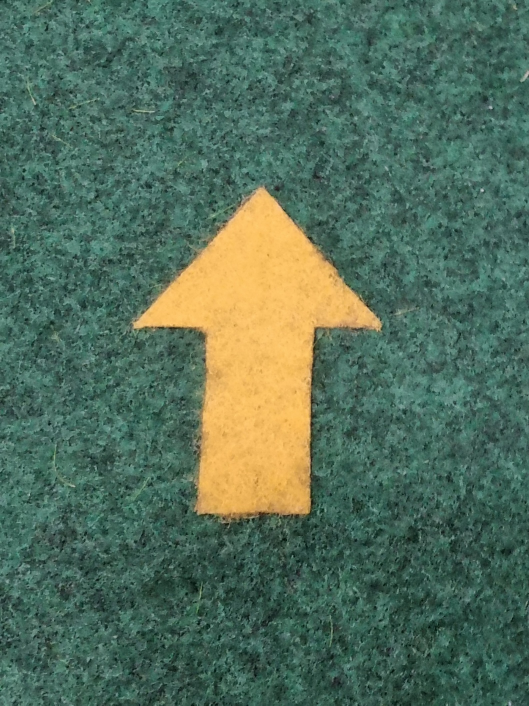
#> input picture Sensor/yolo_model/imgs/arrow_model.jpeg, 1058 x 1411 px, given in place of the camera (shown at 1/2 size)
$ python outline-contour.py
#> lines starting #> are read from the running program, lines starting #| are printed output that depends on the picture; after the words box and inside, x2 and y2 are one past the last pixel; in counts of white or black regions, pixels touching at a corner belong together
# -*- coding: utf-8 -*-

import cv2
import numpy as np
# import matplotlib.pyplot as plt

def detect_corners(image):
    gray = cv2.cvtColor(image, cv2.COLOR_BGR2GRAY)
    gray = np.float32(gray)
    dst = cv2.cornerHarris(gray, 2, 3, 0.04)
    dst = cv2.dilate(dst, None, iterations=6)
    image[dst > 0.01 * dst.max()] = [0, 0, 255]
    return image

def detect_yellow_corners(image, hsv):
    # 노란색 마스크 생성
    yellow_mask = cv2.inRange(hsv, np.array([20, 50, 100]), np.array([35, 240, 255]))
    # 노란색 부분만 추출
    yellow_part = cv2.bitwise_and(image, image, mask=yellow_mask)
    # 노란색 부분에서 코너 감지
    yellow_corners = detect_corners(yellow_part)
    # 원래의 이미지에 감지된 코너를 표시
    image[yellow_corners[:, :, 2] == 255] = [0, 255, 0]  #표시

    return image


cap = cv2.VideoCapture(0)

scale_percent = 65

while cap.isOpened():
    ret, frame = cap.read()
#> frame is the input picture: shape (1411, 1058, 3); mean B, G, R 91, 110.1, 83.5

    if not ret:
        break

    width = int(frame.shape[1] * scale_percent / 100)
#> width = 687
    height = int(frame.shape[0] * scale_percent / 100)
#> height = 917
    dim = (width, height)
#> dim = (687, 917)
    resized_frame = cv2.resize(frame, dim, interpolation=cv2.INTER_AREA)
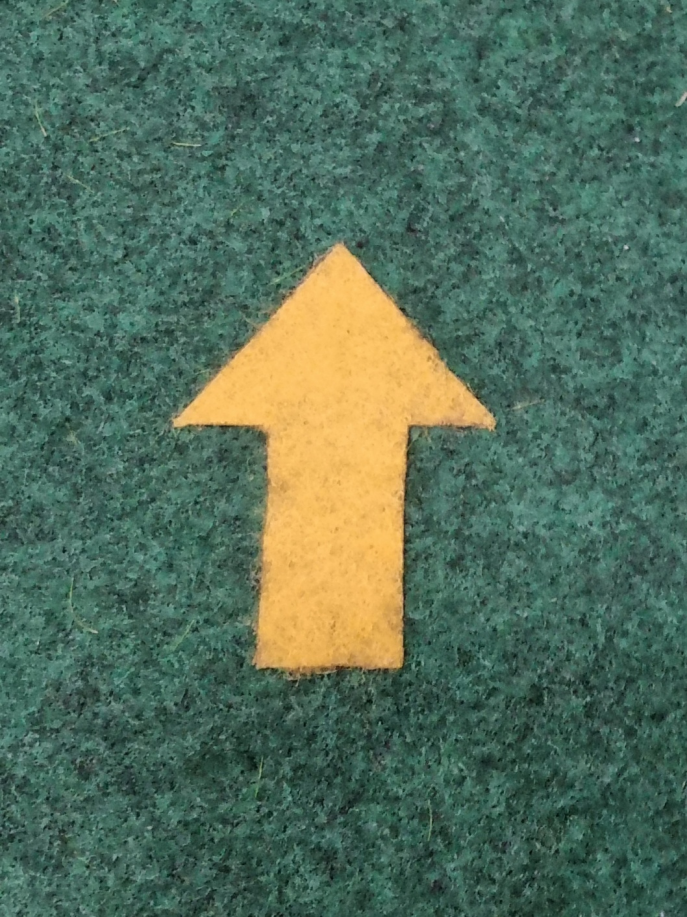
#> resized_frame: shape (917, 687, 3); mean B, G, R 91, 110.1, 83.5

    hsv = cv2.cvtColor(cv2.GaussianBlur(resized_frame, (3, 3), 1), cv2.COLOR_BGR2HSV)
#> hsv: shape (917, 687, 3); mean H, S, V 73.7, 98.4, 115.7

    #객체의 작은 구멍을 메우는데 사용
    kernel = np.ones((15, 15), np.uint8)
    masked_frame = cv2.morphologyEx(resized_frame, cv2.MORPH_CLOSE, kernel)
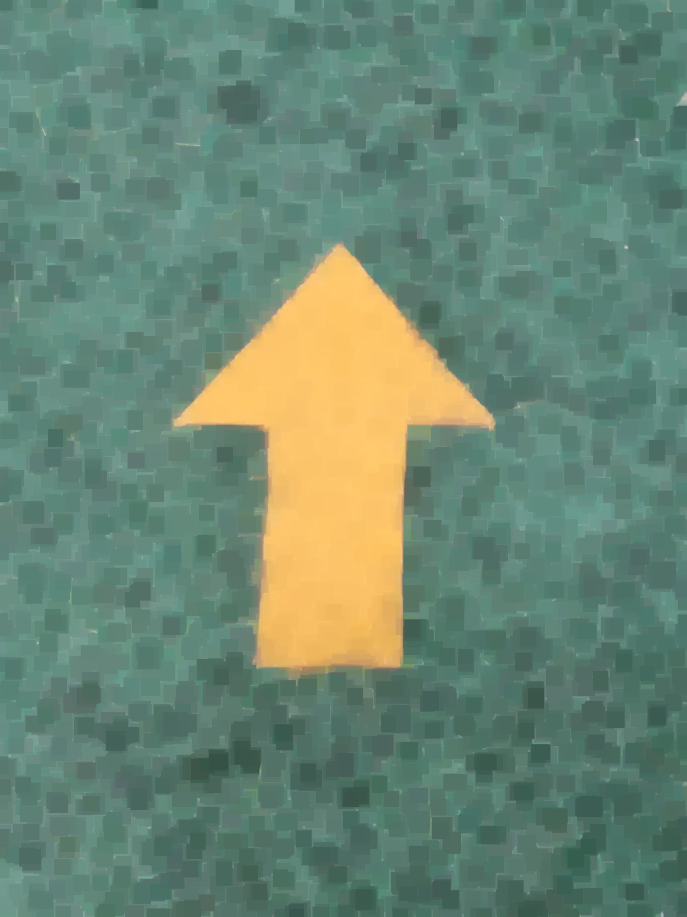
#> masked_frame: shape (917, 687, 3); mean B, G, R 115.2, 134.5, 106.7
    masked_frame = cv2.GaussianBlur(masked_frame, (1, 1), 3)

    gray = cv2.cvtColor(masked_frame, cv2.COLOR_BGR2GRAY)
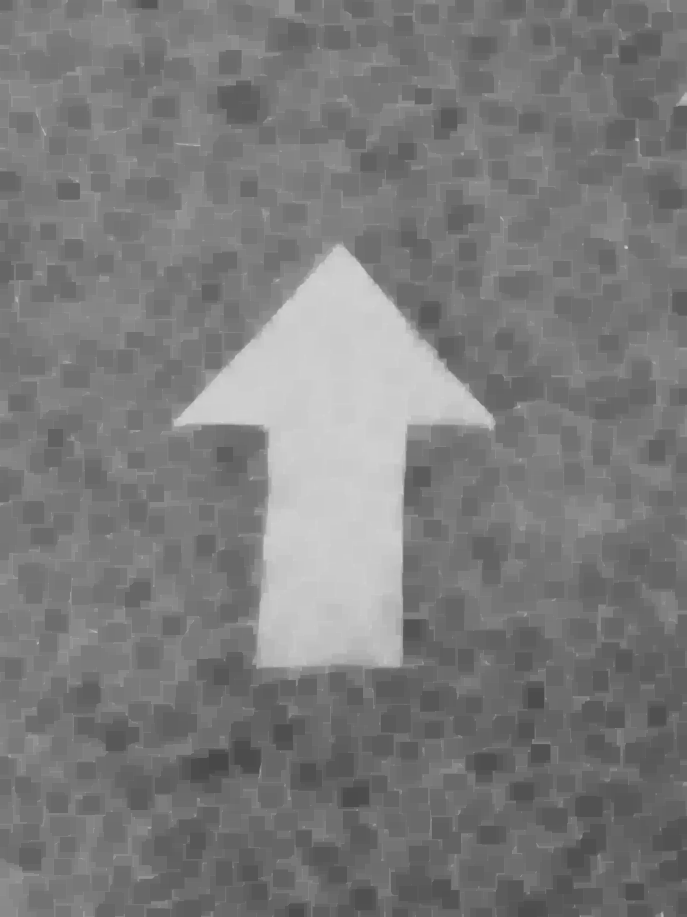
#> gray: shape (917, 687); min 72, max 210, mean 124

    # # Canny edge detection
    # edges = cv2.Canny(gray, 50, 125)

    # # Contour 찾기
    # contours, _ = cv2.findContours(edges, cv2.RETR_TREE, cv2.CHAIN_APPROX_SIMPLE)

    # # 윤곽선 그리기
    # cv2.drawContours(resized_frame, contours, -1, (0, 255, 0), 2)
    # ground detection end

    # Ball Detection
    mask_ball = cv2.inRange(hsv, np.array([0, 150, 120]), np.array([10, 255, 255]))
#> mask_ball: shape (917, 687); every value is 0
    mask_ball += cv2.inRange(hsv, np.array([170, 150, 120]), np.array([180, 255, 255]))

    contours_ball, _ = cv2.findContours(mask_ball, cv2.RETR_EXTERNAL, cv2.CHAIN_APPROX_SIMPLE)
#> contours_ball = []
    if len(contours_ball) > 0:
        c = max(contours_ball, key=cv2.contourArea)
        ((x, y), radius) = cv2.minEnclosingCircle(c)
        if radius > 5:
            cv2.circle(resized_frame, (int(x), int(y)), int(radius), (0, 0, 255), 5)

    # Inline and Outline Detection
    # inline_mask = cv2.inRange(hsv, np.array([70, 105, 75]), np.array([120, 230, 200]))
    # yellow_mask = cv2.inRange(hsv, np.array([20, 50, 100]), np.array([35, 240, 255]))
    # inline_mask += yellow_mask
    outline_mask = cv2.inRange(hsv, np.array([40, 120, 45]), np.array([67, 250, 200]))
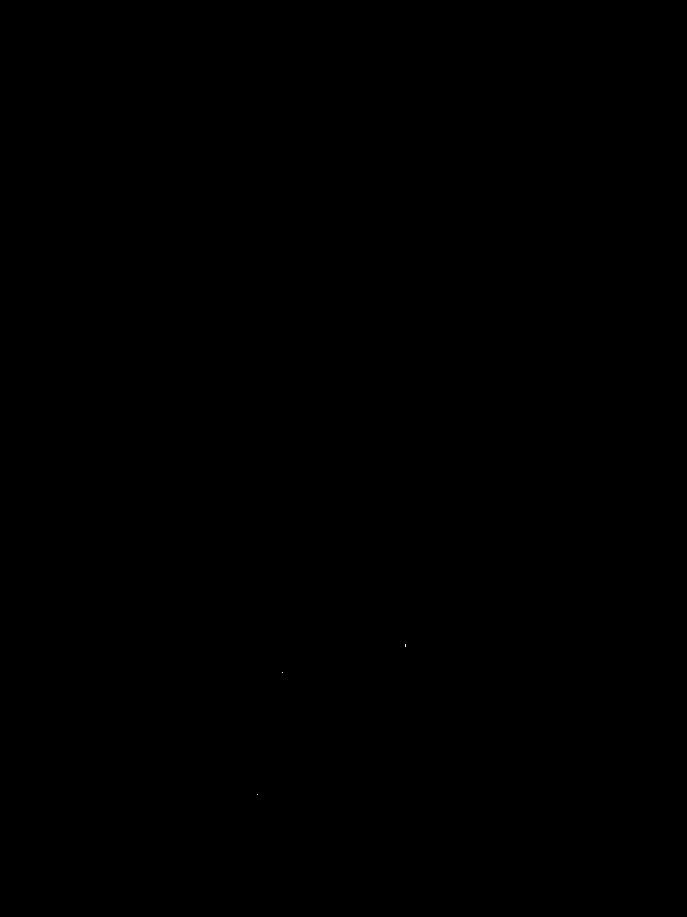
#> outline_mask: shape (917, 687); 0% white in thin lines or dots, all inside (x1, y1, x2, y2) = (257, 644, 406, 795)

    # mask = inline_mask + outline_mask
    mask = outline_mask

    # contours_inline, _ = cv2.findContours(inline_mask, cv2.RETR_TREE, cv2.CHAIN_APPROX_SIMPLE)
    contours_outline, _ = cv2.findContours(outline_mask, cv2.RETR_TREE, cv2.CHAIN_APPROX_SIMPLE)
#> contours_outline = 3 contours, all with area under 20


    # [8 lines of commented-out code are left out]

    for c in contours_outline:
        if cv2.contourArea(c) > 300:
            cv2.drawContours(resized_frame, [c], -1, (255, 0, 0), 2)
            M = cv2.moments(c)
            if M["m00"] != 0:
                cX = int(M["m10"] / M["m00"])
                cY = int(M["m01"] / M["m00"])
                cv2.putText(resized_frame, "outline", (cX, cY), cv2.FONT_HERSHEY_SIMPLEX, 0.5, (255, 0, 0), 2)
#> this loop made 3 passes
#> c on passes 1 to 3: [[257, 794]], [[282, 672]], [[405, 644], [405, 646]]

    #검출할 부분만
    masked_frame = cv2.bitwise_and(hsv, hsv, mask=mask)
#> masked_frame: shape (917, 687, 3); mean H, S, V 0, 0, 0
    masked_frame = cv2.cvtColor(masked_frame, cv2.COLOR_HSV2BGR)

    # resized_frame = detect_yellow_corners(resized_frame, hsv)

    # 결과 프레임 출력
    cv2.imshow("MaskedFrame", masked_frame)
    cv2.imshow("ResizedFrame", resized_frame)

    if cv2.waitKey(30) == 27:
#> (key Esc is pressed here)
        break

cap.release()
cv2.destroyAllWindows()
